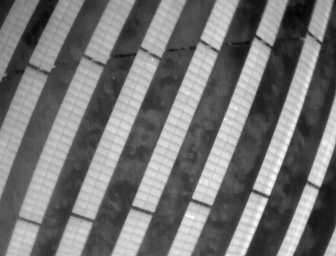
#> input picture pic/DJI_0001.jpg, 336 x 256 px
$ python extract_rect.py   (older library calls are emulated)
#> lines starting #> are read from the running program, lines starting #| are printed output that depends on the picture; after the words box and inside, x2 and y2 are one past the last pixel; in counts of white or black regions, pixels touching at a corner belong together
import cv2
import numpy as np
from matplotlib import pyplot as plt


def crop_and_rotate(img, cnt):
    masked_image = get_masked_image(img, [cnt])
    rect = cv2.minAreaRect(cnt)
    dst = rotate_and_scale(masked_image, rect[2])
    ii = np.where(dst != 0)
    corp_img = dst[min(ii[0]): (max(ii[0])+1), min(ii[1]): (max(ii[1])+1)]
    return corp_img


def get_masked_image(img, contours):
    mask = np.zeros_like(img)
    cv2.drawContours(mask, contours, -1, 255, -1)
    mask[mask == 255] = img[mask == 255]
    return mask


def rotate_and_scale(img, degree, scale_factor=1.0):
    (oldY, oldX) = img.shape  # note: numpy uses (y,x) convention but most OpenCV functions use (x,y)
    M = cv2.getRotationMatrix2D(center=(oldX / 2, oldY / 2), angle=degree,
                                scale=scale_factor)  # rotate about center of image.
    # choose a new image size.
    newX, newY = oldX * scale_factor, oldY * scale_factor
    # include this if you want to prevent corners being cut off
    r = np.deg2rad(degree)
    newX, newY = (abs(np.sin(r) * newY) + abs(np.cos(r) * newX), abs(np.sin(r) * newX) + abs(np.cos(r) * newY))

    # the warpAffine function call, below, basically works like this:
    # 1. apply the M transformation on each pixel of the original image
    # 2. save everything that falls within the upper-left "dsize" portion of the resulting image.

    # So I will find the translation that moves the result to the center of that region.
    (tx, ty) = ((newX - oldX) / 2, (newY - oldY) / 2)
    M[0, 2] += tx  # third column of matrix holds translation, which takes effect after rotation.
    M[1, 2] += ty
    rotated_img = cv2.warpAffine(img, M, dsize=(int(newX), int(newY)))
    return rotated_img


class PanelCropper:

    def __init__(self, pic_path):
#> called with pic_path = '../pic/DJI_0001.jpg'
        self.raw_img = cv2.imread(pic_path, 0)
#> self.raw_img is the input picture: shape (256, 336); min 0, max 255, mean 117.2
        # self.raw_img = cv2.blur(self.raw_img, (3, 3))
        self.binary_seg = None
        self.contours = None

    def get_binary_seg(self):
        _, th = cv2.threshold(self.raw_img, 0, 255, cv2.THRESH_BINARY+cv2.THRESH_OTSU)
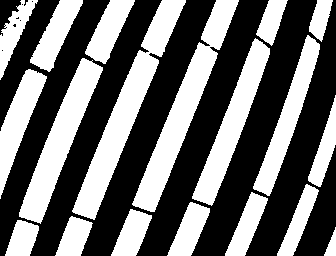
#> th: shape (256, 336); 43.3% white; 19 white regions
        self.binary_seg = th

    def get_contours(self, min_area=500):
#> called with min_area = 500
        _, contours, h = cv2.findContours(self.binary_seg, 1, 2)
#> contours = 27 contours, 8 with area under 20; largest, box (x1, y1, x2, y2) and area: (72, 0, 186, 220) 5308, (132, 0, 239, 212) 4923, (19, 58, 103, 224) 4010, (192, 38, 270, 206) 3480, (253, 35, 320, 196) 2740; h = 27 rows, first 6: [1, -1, -1, -1], [2, 0, -1, -1], [3, 1, -1, -1], [4, 2, -1, -1], [5, 3, -1, -1], [6, 4, -1, -1]
        self.contours = [x for x in contours if cv2.contourArea(x) >= min_area]
#> self.contours = 18 contours; largest, box (x1, y1, x2, y2) and area: (72, 0, 186, 220) 5308, (132, 0, 239, 212) 4923, (19, 58, 103, 224) 4010, (192, 38, 270, 206) 3480, (253, 35, 320, 196) 2740

    def get_sub_imgs(self, rotate_n_crop=False):
        if self.binary_seg is None:
            self.get_binary_seg()
        if self.contours is None:
            self.get_contours()
        sub_imgs = list()
        for cnt in self.contours:
            masked_image = get_masked_image(self.raw_img, [cnt])
            if rotate_n_crop:
                corp_img = crop_and_rotate(masked_image, cnt)
                sub_imgs.append(corp_img)
            else:
                sub_imgs.append(masked_image)
#> this loop made 18 passes
#> pass 1, in get_sub_imgs, `masked_image = get_masked_image(self.raw_img, [cnt])`:
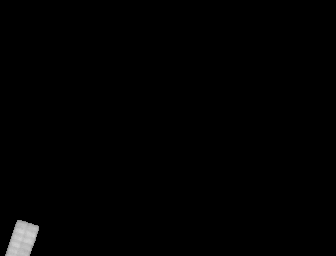
#> masked_image: shape (256, 336); min 0, max 213, mean 1.8
#> pass 1, in rotate_and_scale, `rotated_img = cv2.warpAffine(img, M, dsize=(int(newX), int(newY)))`:
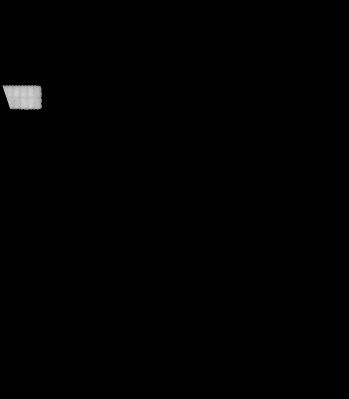
#> rotated_img: shape (399, 349); min 0, max 209, mean 1.1
#> pass 1, in crop_and_rotate, `corp_img = dst[min(ii[0]): (max(ii[0])+1), min(ii[1]): (max(ii[1])+1)]`:
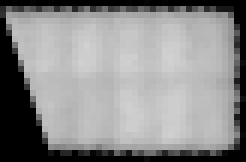
#> corp_img: shape (27, 41) (shown 6 times larger); min 0, max 209, mean 140
#> after the loop:
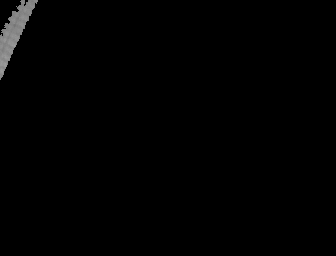
#> masked_image: shape (256, 336); min 0, max 159, mean 1.8
#> after the loop, sub_imgs = 18 items
        return sub_imgs

    def get_plate_part(self):
        if self.binary_seg is None:
            self.get_binary_seg()
        if self.contours is None:
            self.get_contours()

        masked_image = get_masked_image(self.raw_img, self.contours)
        return masked_image


def main():
    plate_cropper = PanelCropper("../pic/DJI_0001.jpg")
    sub_imgs = plate_cropper.get_sub_imgs(rotate_n_crop=True)
#> sub_imgs = 18 items
    n = len(sub_imgs)
#> n = 18
    n_row = n // 3 + 1
#> n_row = 7
    n_col = 3
    plt.figure()
    for i in range(n):
        plt.subplot(n_row, n_col, i+1)
        plt.imshow(sub_imgs[i], cmap='gray')
    plt.show()
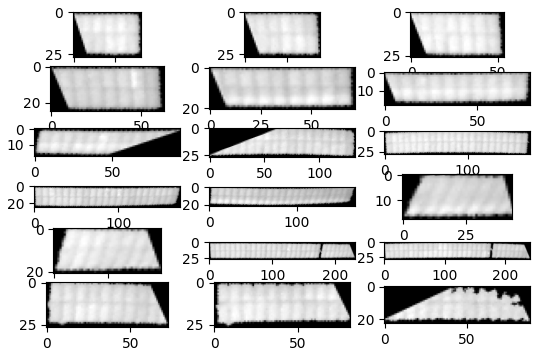
#> figure drawn by matplotlib, 18 panels
    #
    # plate_part = plate_cropper.get_plate_part()
    # plt.imshow(plate_part, cmap='gray')
    # plt.show()


if __name__ == "__main__":
    main()
